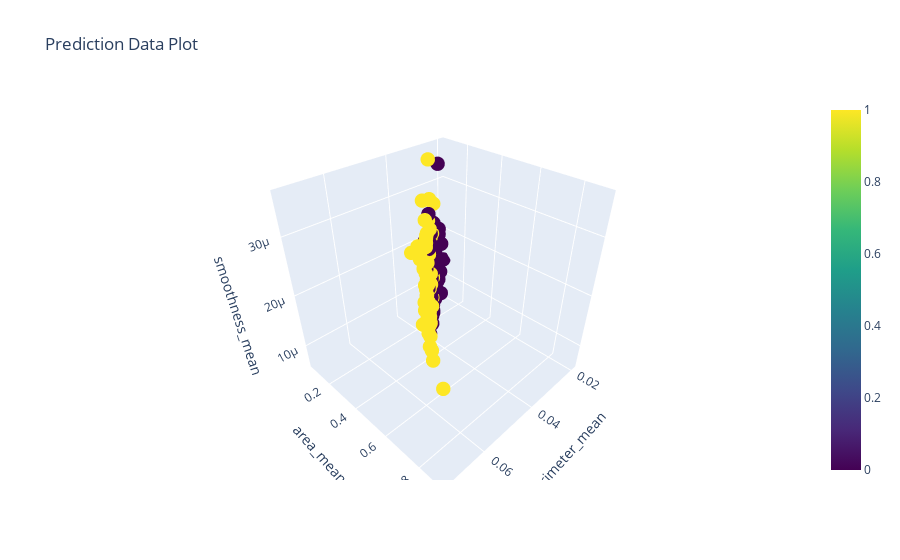

Notebook source saved alongside this figure:
### Code cell
fig = go.Figure()

# Add scatter trace for actual points with labels
fig.add_trace(go.Scatter3d(
    x=x_test[selected_features[0]],
    y=x_test[selected_features[1]],
    z=x_test[selected_features[2]],
    mode='markers',
    marker=dict(size=5, color=y_test, colorscale='Viridis', showscale=True),
    text=y_test,  # Hover text to show labels
    hoverinfo="text",
    name='Predicted'
))

# Update layout with axis labels and title
fig.update_layout(
    title='Prediction Data Plot',
    scene=dict(
        xaxis_title=selected_features[0],
        yaxis_title=selected_features[1],
        zaxis_title=selected_features[2]
    )
)

fig.show()

### Figure 1 — Plotly figure (JSON) as saved in the notebook; plotly's stock layout.template omitted (floating-point values rounded to 4 significant figures; data arrays with more than 128 entries replaced by an {"elided": "..."} marker saying what was removed)
{"data": [{"hoverinfo": "text", "marker": {"color": {"elided": "171 int values"}, "colorscale": [[0, "#440154"], [0.1111, "#482878"], [0.2222, "#3e4989"], [0.3333, "#31688e"], [0.4444, "#26828e"], [0.5556, "#1f9e89"], [0.6667, "#35b779"], [0.7778, "#6ece58"], [0.8889, "#b5de2b"], [1, "#fde725"]], "showscale": true, "size": 5}, "mode": "markers", "name": "Predicted", "text": {"elided": "171 float values"}, "type": "scatter3d", "x": {"elided": "171 float values"}, "y": {"elided": "171 float values"}, "z": {"elided": "171 float values"}}], "layout": {"scene": {"xaxis": {"title": {"text": "perimeter_mean"}}, "yaxis": {"title": {"text": "area_mean"}}, "zaxis": {"title": {"text": "smoothness_mean"}}}, "title": {"text": "Prediction Data Plot"}}}
